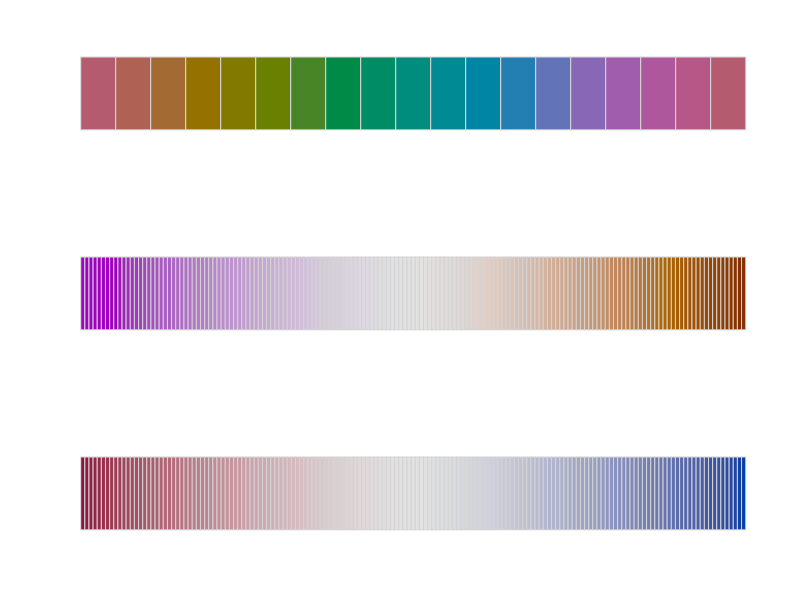
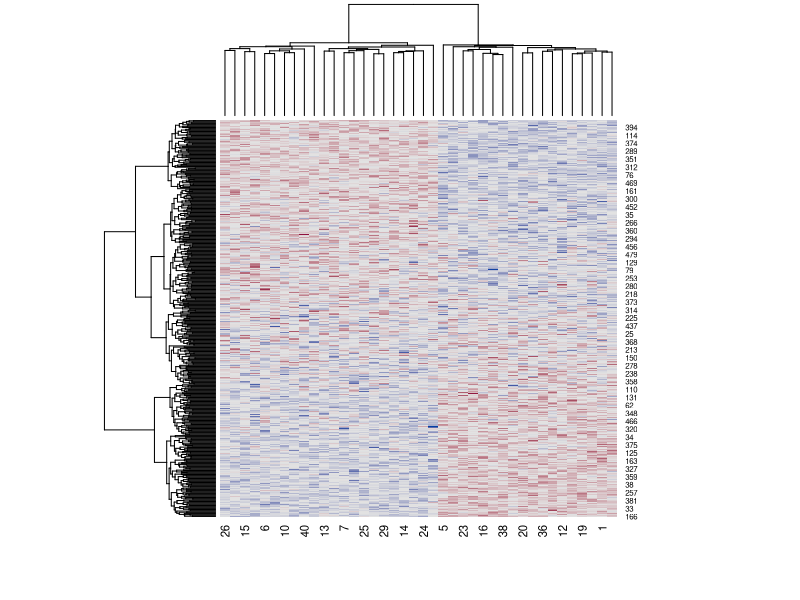
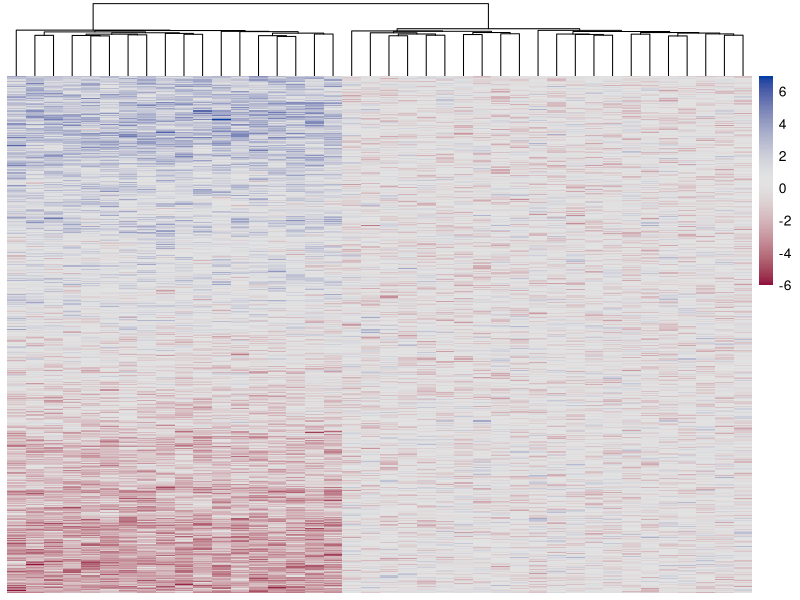
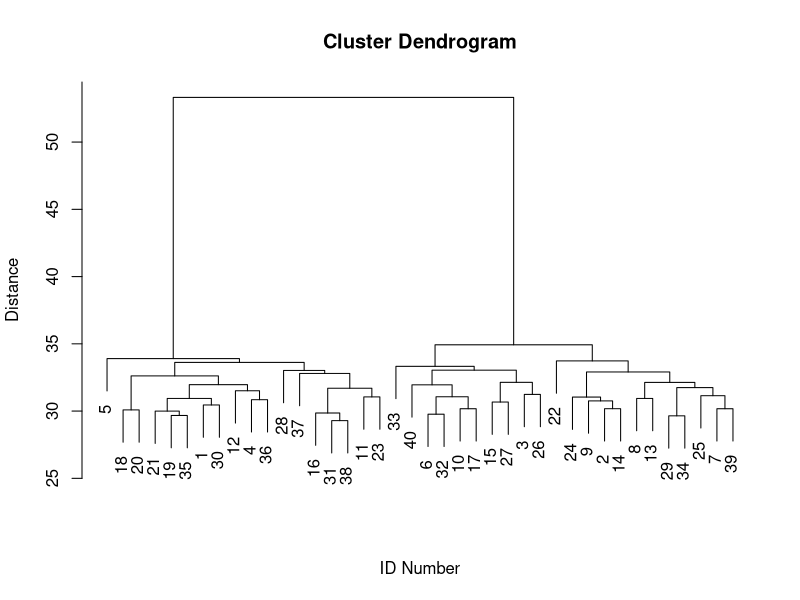
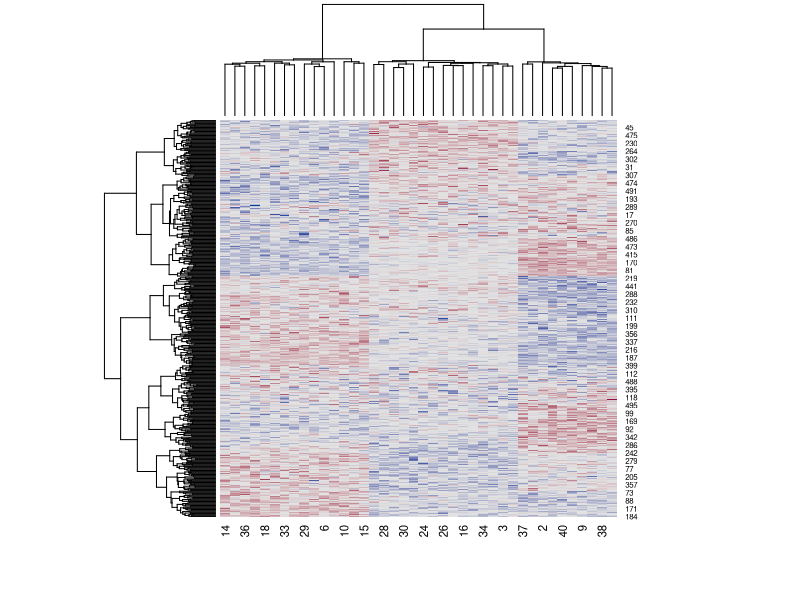
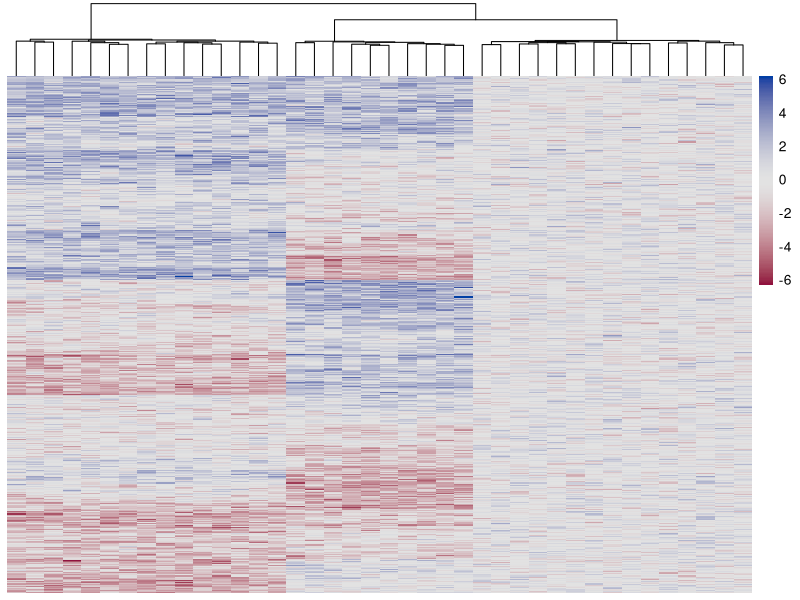
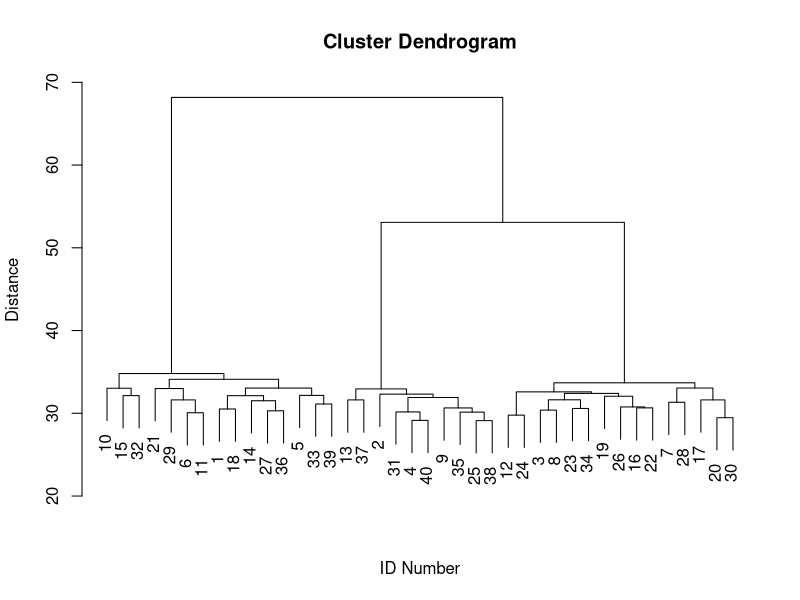
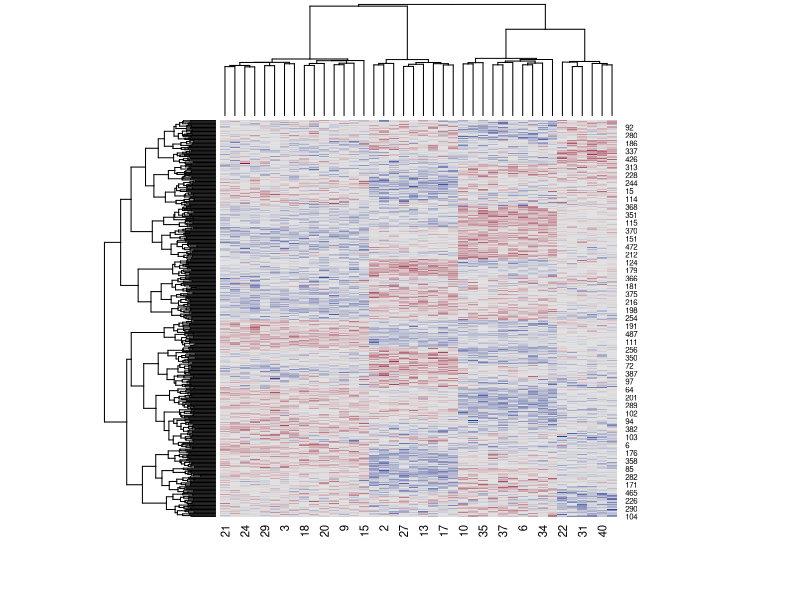

These charts were generated, in order, by the following R code: (Note: this script raises an error after producing the figures.)
########################################################
##############          FUNCTIONS          #############
########################################################

# Load Aaron's little functions for plotting with colorspace
library(colorspace)
library(plotrix)
library(pheatmap)

pal <- function(col, border = "light gray", ...)
#Copy pasted from HCL-Based Color Palettes in R
#http://cran.r-project.org/web/packages/colorspace/vignettes/hcl-colors.pdf
 {
 n <- length(col)
 plot(0, 0, type="n", xlim = c(0, 1), ylim = c(0, 1),
 axes = FALSE, xlab = "", ylab = "", ...)
 rect(0:(n-1)/n, 0, 1:n/n, 1, col = col, border = border)
 }
#rainbow_hcl(10)
#pal(rainbow_hcl(50,c=100,l=80))
#pal(sequential_hcl(50))


c.r.hcl<-function(x,n=1000, ...){ #cut rainbow_hcl
	xCut<-cut(x,breaks=n)
	colors<-rainbow_hcl(n=n, ...)
	out<-colors[xCut]
	return(out)
}
c.s.hcl<-function(x,n=1000,only.up.to=n, ...){ #cut sequantial_hcl
	xCut<-1 #these two lines guard against errors caused when this function is piped into c.d.hcl
	if(only.up.to>1) xCut <-cut(x,breaks=only.up.to)
	colors<-sequential_hcl(n=n, ...)[n:(n-only.up.to)]#reverse the order
	#if you don't want the full sequence, this will chop it short!
	out<-colors[xCut]
	return(out)
}

c.d.hcl<-function(x,n=1000, h=c(0,260),c=80,...){ #cut divergent_hcl
#c is the max chroma, 
#hues: 0 is low, 260 is the higher.
	xNegInd <- which(x<0)
	xPosInd <- which(x>=0)
	
	nNeg <- length(xNegInd) #so we only get more faded parts on the side of the spectrum that doesn't have the same magnitude
	nPos <- length(xPosInd)
	biggerN<-max(nPos,nNeg)
	
	out<-rep(0,length(x))	
	if(!length(xNegInd)==0){
		xNegCol<-c.s.hcl(abs(x[xNegInd]),n=biggerN,only.up.to=nNeg,h=h[1],c=c(c,0),...)
		out[xNegInd]<-xNegCol
	}
	if(!length(xPosInd)==0){
		xPosCol<-c.s.hcl(x[xPosInd],n=biggerN,only.up.to=nPos,h=h[2],c=c(c,0),...)
		out[xPosInd]<-xPosCol
	}

	return(out)
}



########################################################
##############          HEATMAPS           #############
########################################################


set.seed(148192)
setwd('~/Documents/JH/EDA Versions/EDA Git Repo/Coursera')

par(mfrow=c(3,1))
testcol<-c.r.hcl(0:18*20,c=60,l=50)
pal(testcol)
mycol<-c.d.hcl(-80:80,h=c(295,40),c=120)
pal(mycol)
mycol<-c.d.hcl(-80:80,h=c(0,260),c=80,l=c(30,90))
pal(mycol)

#6 different group sizes, 2:7
#3 difficulty levels, with different max magnitudes of signal

N<-40
p<-500
sd.x<-1

groupsizes<-rep(2:7,times=3)
magnitudes<-rep(c(3,2,1)*sd.x,each=6)
Xes<-list()

maxIndex<-6*3
pb<-txtProgressBar(min = 1, max = maxIndex,  char = "=", style = 3)

for(i in 1:length(magnitudes)){
	setTxtProgressBar(pb,i)

	mag.i<-magnitudes[i] #magnitude of max possible signal
	ngroups.i<-groupsizes[i]

	X = matrix(rnorm(N*p,mean=0,sd=sd.x),nrow=p)

	#Assign Groups
	smallestGroupSize<-0
	while(smallestGroupSize<4) {
		groupId<-sample(ngroups.i,N,replace=T)
		smallestGroupSize <- min(table(groupId))
	}
	#heatmap(X,col=mycol)

	#Add signals
	for(j in 2:ngroups.i){ #leave first group as ref
		sig.j<-runif(p,-1*mag.i,mag.i)
		X[,groupId==j] <- 	X[,groupId==j] + sig.j
	}
	QNum<-which(unique(magnitudes)==mag.i)
	VerNum<-which(unique(groupsizes)==ngroups.i)
	
	X.ind<-heatmap(X,col=mycol)
	dev.off()
	
	XSort<-X[X.ind$rowInd[p:1],]
	filename.i<-paste0('Heatmap_Images/' , 'Q-', QNum,'_Ver-', VerNum,'_Mag-',mag.i,'_ngroups-',ngroups.i,'.png')
	png(filename=filename.i,height=600,width=600)
	pheatmap(XSort,cluster_rows=FALSE,col=mycol)
	dev.off()

	filename.i<-paste0('Dendrogram_Images/' , 'Q-', QNum,'_Ver-', VerNum,'_Mag-',mag.i,'_ngroups-',ngroups.i,'.png')
	png(filename=filename.i,height=450,width=450)
	dx<-dist(t(X))
	plot(hclust(dx),xlab='ID Number',sub='',ylab='Distance')
	dev.off()


	Xes[[i]]<-X
	
}
save.image('Clustering_coursera.RData')

############################################################
############################################################
#Workspace


X.ind<-heatmap(X,col=mycol)
XSort<-X[X.ind$rowInd[p:1],X.ind$colInd]
image(X)
image(XSort)

dev.off()

quartz()
png(filename='normTest.png')
heatmap(X,col=mycol)
dev.off()
#quartz()
#pheatmap(X,col=mycol,cluster_rows=FALSE)
quartz()
png(filename='prettyTest.png')
pheatmap(XSort,col=mycol,cluster_rows=FALSE,cluster_cols=TRUE)
dev.off()

xind2<-pheatmap(XSort,col=mycol,cluster_rows=FALSE,cluster_cols=TRUE)
quartz()
plot(xind2[[2]])


#hclust is doing well!!!!
X.ind<-heatmap(X,col=mycol)
XSort<-X[X.ind$rowInd[p:1],]
pheathcl<-pheatmap(XSort,cluster_rows=FALSE,plot=F)
par(mfrow=c(2,1))
dx<-dist(t(X))
plot(hclust(dx))

plot(pheathcl[[2]])
